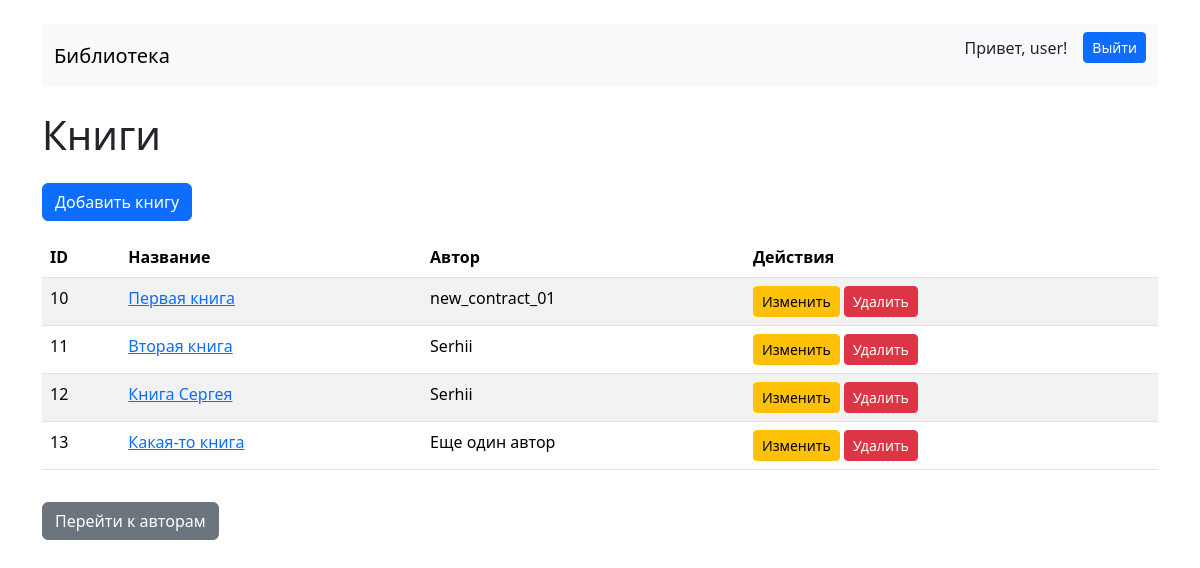
Screenshot of / (signed in) with the database file from the repository.
### news/models.py (models this page shows, shortened)
class Book(models.Model):
    title = models.CharField(max_length=200)
    author = models.ForeignKey(Author, on_delete=models.CASCADE, related_name='books')

class Author(models.Model):
    name = models.CharField(max_length=100)

### news/views.py (the view)
# urls.py: path('', BookListView.as_view(), name='book_list'),
class BookListView(ListView):
    model = Book
    template_name = 'news/book_list.html'
    context_object_name = 'books'

### templates/news/book_list.html (shortened to what this page needs)
{% extends 'news/layout.html' %}
{% block content %}
<h1 class="mb-4">Книги</h1>
<a href="{% url 'book_create' %}" class="btn btn-primary mb-3">Добавить книгу</a>
<table class="table table-striped">
    <thead>
        <tr>
            <th>ID</th>
            <th>Название</th>
            <th>Автор</th>
            <th>Действия</th>
        </tr>
    </thead>
    <tbody>
        {% for book in books %}
        <tr>
            <td>{{ book.id }}</td>
            <td><a href="{% url 'book_detail' book.pk %}">{{ book.title }}</a></td>
            <td>{{ book.author.name }}</td>
            <td>
                <a href="{% url 'book_update' book.pk %}" class="btn btn-sm btn-warning">Изменить</a>
                <a href="{% url 'book_delete' book.pk %}" class="btn btn-sm btn-danger">Удалить</a>
            </td>
        </tr>
        {% endfor %}
    </tbody>
</table>
<a href="{% url 'author_list' %}" class="btn btn-secondary mt-3">Перейти к авторам</a>
{% endblock %}

### templates/news/layout.html (shortened to what this page needs)
<!DOCTYPE html>
<html lang="ru">
<head>
    <link href="https://cdn.jsdelivr.net/npm/bootstrap@5.3.3/dist/css/bootstrap.min.css" rel="stylesheet">
</head>
<body class="container mt-4">
<nav class="navbar navbar-expand-lg navbar-light bg-light mb-4">
        <div class="container-fluid">
            <a class="navbar-brand" href="/">Библиотека</a>
            <div class="d-flex">
                {% if user.is_authenticated %}
                    <div class="d-flex justify-content-end align-items-center mb-3 gap-3">
                        <span>Привет, {{ user.username }}!</span>
                        <form method="post" action="{% url 'logout' %}">
                            <button type="submit" class="btn btn-primary btn-sm">Выйти</button>
                        </form>
                    </div>
                {% else %}
                    <div class="d-flex justify-content-end mb-3">
                        <a href="{% url 'login' %}" class="btn btn-primary btn-sm">Войти</a>
                    </div>
                {% endif %}
            </div>
        </div>
    </nav>
    {% block content %}{% endblock %}
</body>
</html>

### rows the page displays
Book: id "10", title "Первая книга", author.name "new_contract_01"
Book: id "11", title "Вторая книга", author.name "Serhii"
Book: id "12", title "Книга Сергея", author.name "Serhii"
Book: id "13", title "Какая-то книга", author.name "Еще один автор"

### other values shown
{{ user.username }} "user"
